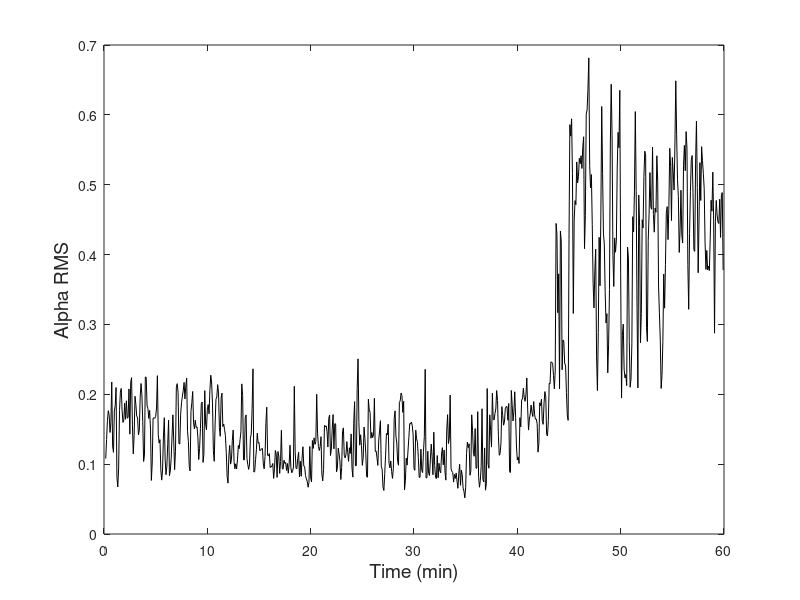

Write the MATLAB code that produced this figure.
% Ex 10.2  Example to quntify the alpha activity in a 1 hr EEG signal
%
clear all; %close all;
load('EEG_FP1_F7');               % Get data
fs = 256;                   % Sample frequency (given)
N = length(val);            % EEG length
wl = 8 *2/fs;               % Define bandpass filter cutoff freq. 
wh = 13*2/fs;
[b,a] = butter(4,[wl,wh]);  % Define 4th-order bandpass filter
window_size = 10 * fs;      % 10 sec window size
overlap = 5 * fs;           % 5 sec overlap          
incr = window_size - overlap;   % Window increment
K = round(N/incr) - 2;      % Number of windows to analyse
for k = 1:K
    i_st = incr*k;          % Define window indices 
    i_end = i_st + window_size;
    rms_wind = sqrt(mean(val(i_st:i_end).^2));  % Overall rms 
    alpha = filter(b,a,val(i_st:i_end));    % Filter segment
    rms(k) = sqrt(mean(alpha.^2))/rms_wind;     % normaized RMS
    t(k) = mean([i_st,i_end])/fs;  % Window time (use center time)
end
plot(t/60,rms,'k');          % plot results
xlabel('Time (min)','FontSize',14);
ylabel('Alpha RMS','FontSize',14);

